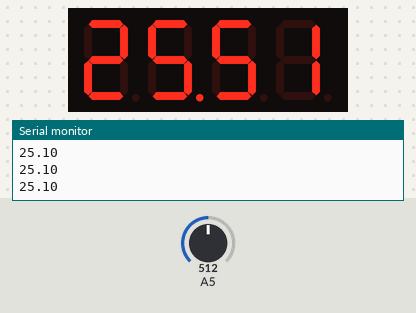
Bench run of a sketch on a simulated Arduino Uno, built with avr-gcc and run on an emulated ATmega328P. On the bench: 4-digit seven-segment display, the last lines printed to the serial monitor. Wiring (inferred from the names in the program): 4-digit 7-segment display, segments lit when HIGH: segments A0, A1, A2, pin 2, pin 4, pin 7, pin 8, pin 13; digit selects pin 5, pin 6, pin 9, pin 10. The inputs (shaded band) are chosen by the test bench; at power-on: A5 = 512. The segment pins are drawn as the display they are named for.

Above: at 1.2 s.
1.3 s: A5 set to 716
At 2.1 s:
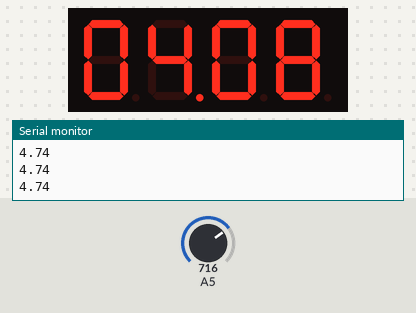
2.8 s: A5 set to 900
At 3.6 s:
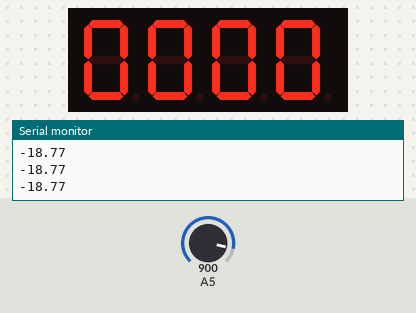
4.3 s: A5 set to 306
At 5.5 s:
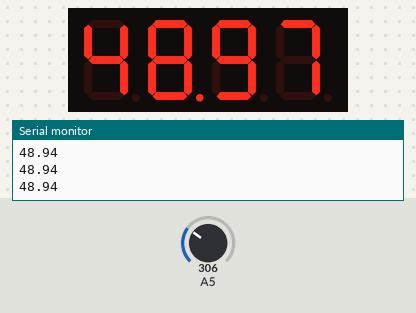
Timing chart, 0 to 7.3 s (numbered marks = the images above; inputs shaded):
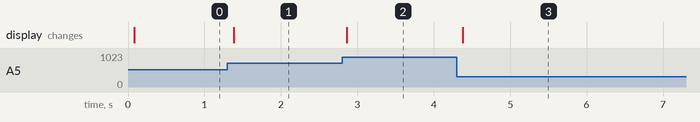

Measured:
- after the input at 1.3 s, the display: changes after 0.08 s (image 1)
- after the input at 2.8 s, the display: changes after 0.06 s (image 2)
- after the input at 4.3 s, the display: changes after 0.08 s (image 3)

The sketch:

q15.ino
```cpp
int segmentA = A0;
int segmentB = A1;
int segmentC = A2;
int segmentD = 2;
int segmentE = 4;
int segmentF = 7;
int segmentG = 8;
int segmentDP = 13;

int avg[50];
int bt = 12;
int num;
int a = 1;

int dim;
int active_d1 = 5;
int active_d2 = 6;
int active_d3 = 9;
int active_d4 = 10;

int read_;
int delay_disp;
float R_thermistor;
float temperature;
float C_temp;
float avg_temp;
unsigned long previous_time = 0;
unsigned long wait = 200;

void Active_pin(int act){
   switch(act){
    case 1:
      digitalWrite(active_d1,1);
     break;
    case 2:
      digitalWrite(active_d2,1);
     break;
    case 3:
      digitalWrite(active_d3,1);
     break;
    case 4:
      digitalWrite(active_d4,1);
    break;
   }
};

void diactivate_pin(){
    digitalWrite(active_d1,0);
    digitalWrite(active_d2,0);
    digitalWrite(active_d3,0);
    digitalWrite(active_d4,0);
};

void segment(byte A ,byte B,byte C,byte D,byte E,byte F,byte G,byte dp = 0){
  digitalWrite(segmentA,A);
  digitalWrite(segmentB,B);
  digitalWrite(segmentC,C);
  digitalWrite(segmentD,D);
  digitalWrite(segmentE,E);
  digitalWrite(segmentF,F);
  digitalWrite(segmentG,G);
  digitalWrite(segmentDP,dp);
}
void displaysegment(int digit,int dp = 0){
    switch(digit){
    case 0:
     segment(1,1,1,1,1,1,0,dp);
    break;
    case 1:
     segment(0,1,1,0,0,0,0,dp);
     break;
    case 2:
     segment(1,1,0,1,1,0,1,dp);
     break;
    case 3:
     segment(1,1,1,1,0,0,1,dp);
     break;
    case 4:
     segment(0,1,1,0,0,1,1,dp);
    break;
    case 5:
     segment(1,0,1,1,0,1,1,dp);
    break;
    case 6:
     segment(1,0,1,1,1,1,1,dp);
    break;
    case 7:
     segment(1,1,1,0,0,0,0,dp);
    break;
    case 8:
     segment(1,1,1,1,1,1,1,dp);
    break;
    case 9:
     segment(1,1,1,1,0,1,1,dp);
    break;
    case 10:
    segment(0,0,0,0,0,0,0,dp);
     break;
  }
}
void dis_num(int digit1,int digit2,int digit3,int digit4,int act_dp = 0,int dp_digit = 0){
  num = 4;

   for(num;num >= 0;num--){
      Active_pin(num);
     switch(num){
      case 1:
         displaysegment(digit1);
         if(act_dp == 1 && dp_digit == 4){
           displaysegment(digit1,1);
         }
      break;
      case 2:
         displaysegment(digit2);
        if(act_dp == 1 && dp_digit == 2){
           displaysegment(digit2,1);
         }
      break;
      case 3:
         displaysegment(digit3);
         if(act_dp == 1 && dp_digit == 3){
           displaysegment(digit3,1);
         }
      break;
      case 4:
         displaysegment(digit4);
         if(act_dp == 1 && dp_digit == 4){
           displaysegment(digit4,1);
         }
      break;
     }
      delay(2);
      diactivate_pin();
    }
}

void setup() {
  Serial.begin(9600);
  pinMode(segmentA,OUTPUT);
  pinMode(segmentB,OUTPUT);
  pinMode(segmentC,OUTPUT);
  pinMode(segmentD,OUTPUT);
  pinMode(segmentE,OUTPUT);
  pinMode(segmentF,OUTPUT);
  pinMode(segmentG,OUTPUT);
  pinMode(segmentDP,OUTPUT);
  pinMode(active_d1,OUTPUT);
  pinMode(active_d2,OUTPUT);
  pinMode(active_d3,OUTPUT);
  pinMode(active_d4,OUTPUT);
  pinMode(bt,INPUT_PULLUP);
  Serial.begin(9600);
}
void ID_num(int delay_display ,int n1,int n2,int n3,int n4,int n5,int n6,int n7,int n8){
  for(int count = 0;count <= delay_display;count++){
    dis_num(10,10,10,n1);
  }
  for(int count = 0;count <= delay_display;count++){
    dis_num(10,10,n1,n2);
  }
  for(int count = 0;count <= delay_display;count++){
    dis_num(10,n1,n2,n3);
  }
    for(int count = 0;count <= delay_display;count++){
    dis_num(n1,n2,n3,n4);
  }
  for(int count = 0;count <= delay_display;count++){
    dis_num(n2,n3,n4,n5);
  }
    for(int count = 0;count <= delay_display;count++){
    dis_num(n3,n4,n5,n6);
  }
     for(int count = 0;count <= delay_display;count++){
    dis_num(n4,n5,n6,n7);
  }
  for(int count = 0;count <= delay_display;count++){
    dis_num(n5,n6,n7,n8);
  }
    for(int count = 0;count <= delay_display;count++){
    dis_num(n6,n7,n8,10);
  }
  for(int count = 0;count <= delay_display;count++){
    dis_num(n7,n8,10,10);
  }
    for(int count = 0;count <= delay_display;count++){
    dis_num(n8,10,10,10);
  }
      for(int count = 0;count <= delay_display;count++){
    dis_num(10,10,10,10);
  }
}
void dp_display(int digit){
  Active_pin(digit);
  digitalWrite(segmentDP,1);
  delay(2);
  digitalWrite(segmentDP,0);
  diactivate_pin();
}
void display_value(float val){
  int Shift_val = val*100;

  int digit_1 = Shift_val % 10;
  int digit_2 = (Shift_val % 100)/10;
  int digit_3 = (Shift_val % 1000)/100;
  int digit_4 = (Shift_val % 10000)/1000;

  dis_num(digit_4,digit_3,digit_2,digit_1,1,2);
}
void calculate_temp(){
  float R1 = 10000.00;
  float analog_val = analogRead(A5);
 /* จากสูตร
   R1 คือค่าคงที่ของตัวต้านทานที่ต่อเเบบอนุกรม คือ 10 k ohm
   analog_val คือค่าดิบที่อ่านได้จากตัวของ thermistor
   ค่าที่สูงที่สุดของ analog เมื่อเทียบกีบเเรงดัน คือ 1023
   อย่างเเรกต้องหาค่าที่ R เปลี่ยนไปของ thermistor ต่ออุณหถูมิ
 */
  float diff_analog = 1023.00-analog_val;
  R_thermistor = (R1*(analog_val/diff_analog));

  /*
   การคำนวนหวอุณหภูมิจะได้จากสูตรสมการของ Steinhart-Hart
   โดยเป็นสมการที่ว่าด้วยความสัมพันธ์ระหว่างความต้านทานของ thermistor เเละ อุณหภูมิโดยคิดเป็น celcius
   มาจากการเพาะกราฟเเล้วหาตัวเเปรค่าคงที่มาคูณคือ B  ที่มีค่าระหว่าง 3000 - 4000
  */
float Const_B = 3435.00; //B constant
float R0 = 10000.00;//ค่าของความต้านทาน thermistor ที่อุณหภูมิ 25 C
float T0 = 25.00+273.15; //T เร่ิม
float ln = log(R_thermistor/R0);
temperature = (1.00/((1.00/T0) + (ln/Const_B))-273);
C_temp = temperature;


for(int i = 0; i < sizeof(avg)/sizeof(int);i++){
  avg[i] = C_temp;

}
for(int num = 0; num < sizeof(avg)/sizeof(int);num++){
  avg_temp += avg[num];
}
avg_temp = avg_temp/50;
}
void loop() {
  float voltage_val = analogRead(A5)*(5.0/1023);
  calculate_temp();
  display_value(avg_temp);
  Serial.println(temperature);
}
```
